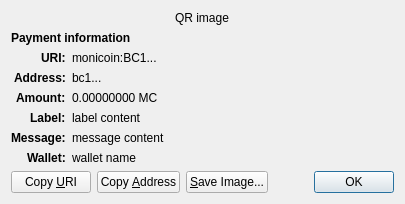
<?xml version="1.0" encoding="UTF-8"?>
<ui version="4.0">
 <class>ReceiveRequestDialog</class>
 <widget class="QDialog" name="ReceiveRequestDialog">
  <property name="geometry">
   <rect>
    <x>0</x>
    <y>0</y>
    <width>413</width>
    <height>229</height>
   </rect>
  </property>
  <property name="windowTitle">
   <string>Request payment to ...</string>
  </property>
  <layout class="QGridLayout" name="gridLayout" columnstretch="0,1">
   <property name="sizeConstraint">
    <enum>QLayout::SetFixedSize</enum>
   </property>
   <item row="0" column="0" colspan="2" alignment="Qt::AlignHCenter">
    <widget class="QRImageWidget" name="qr_code">
     <property name="text">
      <string notr="true">QR image</string>
     </property>
     <property name="textInteractionFlags">
      <set>Qt::NoTextInteraction</set>
     </property>
    </widget>
   </item>
   <item row="1" column="0" colspan="2">
    <widget class="QLabel" name="payment_header">
     <property name="font">
      <font>
       <weight>75</weight>
       <bold>true</bold>
      </font>
     </property>
     <property name="text">
      <string>Payment information</string>
     </property>
     <property name="textInteractionFlags">
      <set>Qt::NoTextInteraction</set>
     </property>
    </widget>
   </item>
   <item row="2" column="0" alignment="Qt::AlignRight|Qt::AlignTop">
    <widget class="QLabel" name="uri_tag">
     <property name="font">
      <font>
       <weight>75</weight>
       <bold>true</bold>
      </font>
     </property>
     <property name="text">
      <string notr="true">URI:</string>
     </property>
     <property name="textFormat">
      <enum>Qt::PlainText</enum>
     </property>
     <property name="textInteractionFlags">
      <set>Qt::NoTextInteraction</set>
     </property>
    </widget>
   </item>
   <item row="2" column="1" alignment="Qt::AlignTop">
    <widget class="QLabel" name="uri_content">
     <property name="text">
      <string notr="true">monicoin:BC1...</string>
     </property>
     <property name="textFormat">
      <enum>Qt::RichText</enum>
     </property>
     <property name="wordWrap">
      <bool>true</bool>
     </property>
     <property name="textInteractionFlags">
      <set>Qt::TextSelectableByMouse</set>
     </property>
    </widget>
   </item>
   <item row="3" column="0" alignment="Qt::AlignRight|Qt::AlignTop">
    <widget class="QLabel" name="address_tag">
     <property name="font">
      <font>
       <weight>75</weight>
       <bold>true</bold>
      </font>
     </property>
     <property name="text">
      <string>Address:</string>
     </property>
     <property name="textInteractionFlags">
      <set>Qt::NoTextInteraction</set>
     </property>
    </widget>
   </item>
   <item row="3" column="1" alignment="Qt::AlignTop">
    <widget class="QLabel" name="address_content">
     <property name="text">
      <string notr="true">bc1...</string>
     </property>
     <property name="textFormat">
      <enum>Qt::PlainText</enum>
     </property>
     <property name="textInteractionFlags">
      <set>Qt::TextSelectableByMouse</set>
     </property>
    </widget>
   </item>
   <item row="4" column="0" alignment="Qt::AlignRight|Qt::AlignTop">
    <widget class="QLabel" name="amount_tag">
     <property name="font">
      <font>
       <weight>75</weight>
       <bold>true</bold>
      </font>
     </property>
     <property name="text">
      <string>Amount:</string>
     </property>
     <property name="textInteractionFlags">
      <set>Qt::NoTextInteraction</set>
     </property>
    </widget>
   </item>
   <item row="4" column="1" alignment="Qt::AlignTop">
    <widget class="QLabel" name="amount_content">
     <property name="text">
      <string notr="true">0.00000000 MC</string>
     </property>
     <property name="textFormat">
      <enum>Qt::PlainText</enum>
     </property>
     <property name="textInteractionFlags">
      <set>Qt::TextSelectableByMouse</set>
     </property>
    </widget>
   </item>
   <item row="5" column="0" alignment="Qt::AlignRight|Qt::AlignTop">
    <widget class="QLabel" name="label_tag">
     <property name="font">
      <font>
       <weight>75</weight>
       <bold>true</bold>
      </font>
     </property>
     <property name="text">
      <string>Label:</string>
     </property>
     <property name="textInteractionFlags">
      <set>Qt::NoTextInteraction</set>
     </property>
    </widget>
   </item>
   <item row="5" column="1" alignment="Qt::AlignTop">
    <widget class="QLabel" name="label_content">
     <property name="text">
      <string notr="true">label content</string>
     </property>
     <property name="textFormat">
      <enum>Qt::PlainText</enum>
     </property>
     <property name="wordWrap">
      <bool>true</bool>
     </property>
     <property name="textInteractionFlags">
      <set>Qt::TextSelectableByMouse</set>
     </property>
    </widget>
   </item>
   <item row="6" column="0" alignment="Qt::AlignRight|Qt::AlignTop">
    <widget class="QLabel" name="message_tag">
     <property name="font">
      <font>
       <weight>75</weight>
       <bold>true</bold>
      </font>
     </property>
     <property name="text">
      <string>Message:</string>
     </property>
     <property name="textInteractionFlags">
      <set>Qt::NoTextInteraction</set>
     </property>
    </widget>
   </item>
   <item row="6" column="1" alignment="Qt::AlignTop">
    <widget class="QLabel" name="message_content">
     <property name="text">
      <string notr="true">message content</string>
     </property>
     <property name="textFormat">
      <enum>Qt::PlainText</enum>
     </property>
     <property name="wordWrap">
      <bool>true</bool>
     </property>
     <property name="textInteractionFlags">
      <set>Qt::TextSelectableByMouse</set>
     </property>
    </widget>
   </item>
   <item row="7" column="0" alignment="Qt::AlignRight|Qt::AlignTop">
    <widget class="QLabel" name="wallet_tag">
     <property name="font">
      <font>
       <weight>75</weight>
       <bold>true</bold>
      </font>
     </property>
     <property name="text">
      <string>Wallet:</string>
     </property>
     <property name="textInteractionFlags">
      <set>Qt::NoTextInteraction</set>
     </property>
    </widget>
   </item>
   <item row="7" column="1" alignment="Qt::AlignTop">
    <widget class="QLabel" name="wallet_content">
     <property name="text">
      <string notr="true">wallet name</string>
     </property>
     <property name="textFormat">
      <enum>Qt::PlainText</enum>
     </property>
     <property name="wordWrap">
      <bool>true</bool>
     </property>
     <property name="textInteractionFlags">
      <set>Qt::TextSelectableByMouse</set>
     </property>
    </widget>
   </item>
   <item row="8" column="0" colspan="2">
    <layout class="QHBoxLayout" name="horizontalLayout">
     <item>
      <widget class="QPushButton" name="btnCopyURI">
       <property name="text">
        <string>Copy &amp;URI</string>
       </property>
       <property name="autoDefault">
        <bool>false</bool>
       </property>
      </widget>
     </item>
     <item>
      <widget class="QPushButton" name="btnCopyAddress">
       <property name="text">
        <string>Copy &amp;Address</string>
       </property>
       <property name="autoDefault">
        <bool>false</bool>
       </property>
      </widget>
     </item>
     <item>
      <widget class="QPushButton" name="btnSaveAs">
       <property name="text">
        <string>&amp;Save Image...</string>
       </property>
       <property name="autoDefault">
        <bool>false</bool>
       </property>
      </widget>
     </item>
     <item>
      <spacer name="horizontalSpacer_2">
       <property name="orientation">
        <enum>Qt::Horizontal</enum>
       </property>
       <property name="sizeHint" stdset="0">
        <size>
         <width>40</width>
         <height>20</height>
        </size>
       </property>
      </spacer>
     </item>
     <item>
      <widget class="QDialogButtonBox" name="buttonBox">
       <property name="focusPolicy">
        <enum>Qt::StrongFocus</enum>
       </property>
       <property name="standardButtons">
        <set>QDialogButtonBox::Ok</set>
       </property>
      </widget>
     </item>
    </layout>
   </item>
  </layout>
 </widget>
 <customwidgets>
  <customwidget>
   <class>QRImageWidget</class>
   <extends>QLabel</extends>
   <header>qt/qrimagewidget.h</header>
  </customwidget>
 </customwidgets>
 <tabstops>
  <tabstop>buttonBox</tabstop>
  <tabstop>btnCopyURI</tabstop>
  <tabstop>btnCopyAddress</tabstop>
  <tabstop>btnSaveAs</tabstop>
 </tabstops>
 <resources/>
 <connections>
  <connection>
   <sender>buttonBox</sender>
   <signal>accepted()</signal>
   <receiver>ReceiveRequestDialog</receiver>
   <slot>accept()</slot>
   <hints>
    <hint type="sourcelabel">
     <x>135</x>
     <y>230</y>
    </hint>
    <hint type="destinationlabel">
     <x>135</x>
     <y>126</y>
    </hint>
   </hints>
  </connection>
 </connections>
</ui>
